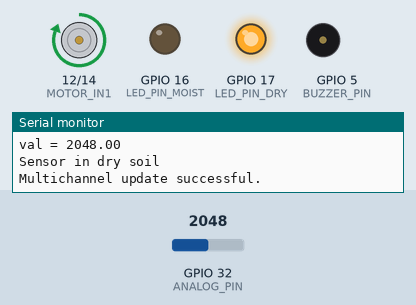
The sketch below on a simulated ESP32. On the bench: motor-driver pin pairs drawn as motors (green arrow = first pin HIGH = forward, orange = second pin HIGH = backward, longer = more drive), output pins drawn as LEDs (lit = HIGH), buzzer (waves = sounding), the last lines printed to the serial monitor. The test bench sets the inputs (shaded band); at power-on: GPIO 32 (ANALOG_PIN) = 2048. WiFi joins after 1.5 s; servers stay silent unless stated.

Above: at 2.7 s.
2.8 s: GPIO 32 (ANALOG_PIN) set to 1669
4.3 s: GPIO 32 (ANALOG_PIN) set to 1545
At 5.9 s:
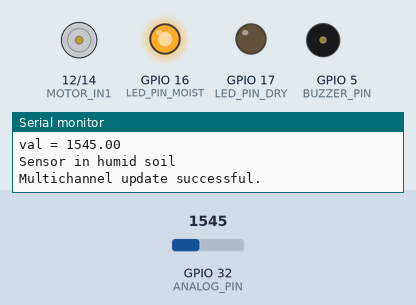
6.3 s: GPIO 32 (ANALOG_PIN) set to 3040
At 7.6 s:
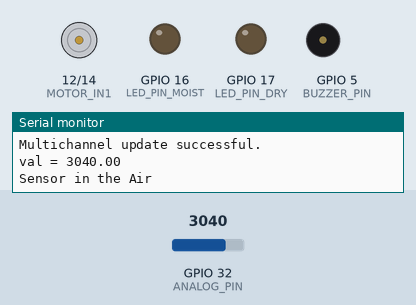
8.3 s: GPIO 32 (ANALOG_PIN) set to 2945
At 8.56 s:
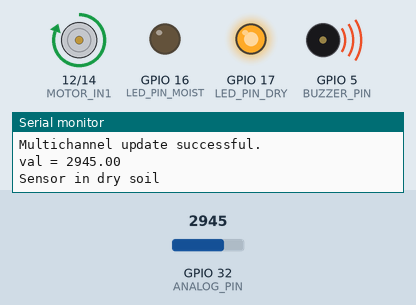
10.3 s: GPIO 32 (ANALOG_PIN) set to 3603
At 10.56 s:
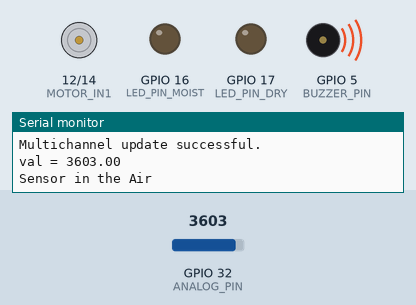
12.3 s: GPIO 32 (ANALOG_PIN) set to 2960
At 13.7 s:
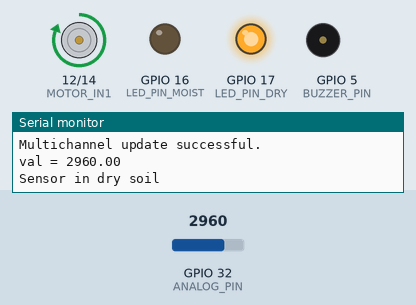
Timing chart, 0 to 15.3 s (numbered marks = the images above; inputs shaded):
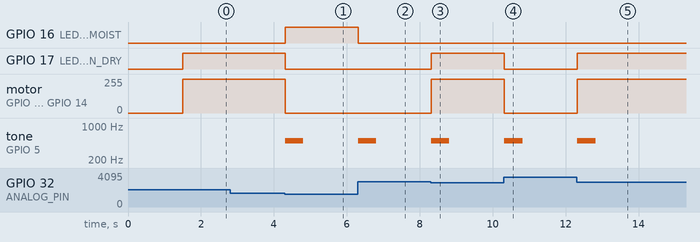

The sketch:

SPW.ino
```cpp
#include <WiFi.h>
#include "ThingSpeak.h"


// พินเซ็นเซอร์และอุปกรณ์
#define ANALOG_PIN 32
#define LED_PIN_MOIST 16
#define LED_PIN_DRY 17
#define BUZZER_PIN 5
#define MOTOR_IN1 12
#define MOTOR_IN2 14

// WiFi และ ThingSpeak
const char *SSID = "TEST";
const char *PASS = "000011191";
const unsigned long CHANNEL_ID = 2771163;
const char *WRITE_API_KEY = "HQC1NLEMHITPKWRO";

WiFiClient  client;

void wifi_reconnect() {
  if (WiFi.status() != WL_CONNECTED) {
    Serial.print("Attempting to connect to SSID: ");
    Serial.println(SSID);
    while (WiFi.status() != WL_CONNECTED) {
      WiFi.begin(SSID, PASS);
      Serial.print(".");
      delay(5000);
    }
    Serial.println("\nConnected.");
  }
}

void thingspeak_multi_write() {
  int x = ThingSpeak.writeFields(CHANNEL_ID, WRITE_API_KEY);
  if (x == 200) {
    Serial.println("Multichannel update successful.");
  }
  else {
    Serial.println("Problem updating channel. HTTP error code " + String(x));
  }
}

void setup() {
  Serial.begin(9600);

  pinMode(LED_PIN_MOIST, OUTPUT);
  pinMode(LED_PIN_DRY, OUTPUT);

  pinMode(BUZZER_PIN, OUTPUT);

  pinMode(MOTOR_IN1, OUTPUT);
  pinMode(MOTOR_IN2, OUTPUT);

  WiFi.mode(WIFI_STA);
  ThingSpeak.begin(client);
  Serial.println("Connecting to ");
  Serial.println(SSID);
  WiFi.begin(SSID, PASS);

  while (WiFi.status() != WL_CONNECTED)
  {
    delay(500);
    Serial.print(".");
  }
  Serial.println("");
  Serial.println("WiFi connected");
}

int event_before = 0;
int event = 0;

void loop() {
  wifi_reconnect();

  float val = analogRead(ANALOG_PIN);
  float moisture = 100 - (val/4095*100);

  Serial.print("val = ");
  Serial.println(val);

  if (val <= 1600) {
    digitalWrite(LED_PIN_DRY, LOW);
    digitalWrite(LED_PIN_MOIST, HIGH);
    digitalWrite(MOTOR_IN1, LOW);
    digitalWrite(MOTOR_IN2, LOW);
    event = 1;
    Serial.println("Sensor in humid soil");

  } else if (val <= 3000 && val > 1600) {
    digitalWrite(LED_PIN_MOIST, LOW);
    digitalWrite(LED_PIN_DRY, HIGH);
    digitalWrite(MOTOR_IN1, HIGH);
    digitalWrite(MOTOR_IN2, LOW);
    event = 0;
    Serial.println("Sensor in dry soil");

  } else {
    digitalWrite(LED_PIN_MOIST, LOW);
    digitalWrite(LED_PIN_DRY, LOW);
    digitalWrite(MOTOR_IN1, LOW);
    digitalWrite(MOTOR_IN2, LOW);
    event = -1;
    Serial.println("Sensor in the Air");
  }

  if (event != event_before){
     tone(BUZZER_PIN, 500, 500);
  }

  event_before = event;

  ThingSpeak.setField(1, moisture);
  ThingSpeak.setField(2, event);
  thingspeak_multi_write();
  delay(100);
}
```

Measured:
- the behaviour switches between 1601 and 1600 on GPIO 32 (ANALOG_PIN) (found by bisection; images 0 and 1)
- the behaviour switches between 3001 and 3000 on GPIO 32 (ANALOG_PIN) (found by bisection; images 2 and 3)
- after the input at 4.3 s, GPIO 16 (LED_PIN_MOIST): LOW → HIGH at once; GPIO 17 (LED_PIN_DRY): HIGH → LOW at once; motor on GPIO 12 (MOTOR_IN1) / GPIO 14 (MOTOR_IN2): forward 255/255 → stopped at once; tone on GPIO 5 (BUZZER_PIN): silent → 500 Hz at once, → silent 0.50 s later
- after the input at 6.3 s, GPIO 16 (LED_PIN_MOIST): HIGH → LOW at once; tone on GPIO 5 (BUZZER_PIN): silent → 500 Hz at once, → silent 0.50 s later
- after the input at 8.3 s, GPIO 17 (LED_PIN_DRY): LOW → HIGH at once; motor on GPIO 12 (MOTOR_IN1) / GPIO 14 (MOTOR_IN2): stopped → forward 255/255 at once; tone on GPIO 5 (BUZZER_PIN): silent → 500 Hz at once, → silent 0.50 s later
- after the input at 10.3 s, GPIO 17 (LED_PIN_DRY): HIGH → LOW at once; motor on GPIO 12 (MOTOR_IN1) / GPIO 14 (MOTOR_IN2): forward 255/255 → stopped at once; tone on GPIO 5 (BUZZER_PIN): silent → 500 Hz at once, → silent 0.50 s later
- after the input at 12.3 s, GPIO 17 (LED_PIN_DRY): LOW → HIGH at once; motor on GPIO 12 (MOTOR_IN1) / GPIO 14 (MOTOR_IN2): stopped → forward 255/255 at once; tone on GPIO 5 (BUZZER_PIN): silent → 500 Hz at once, → silent 0.50 s later
